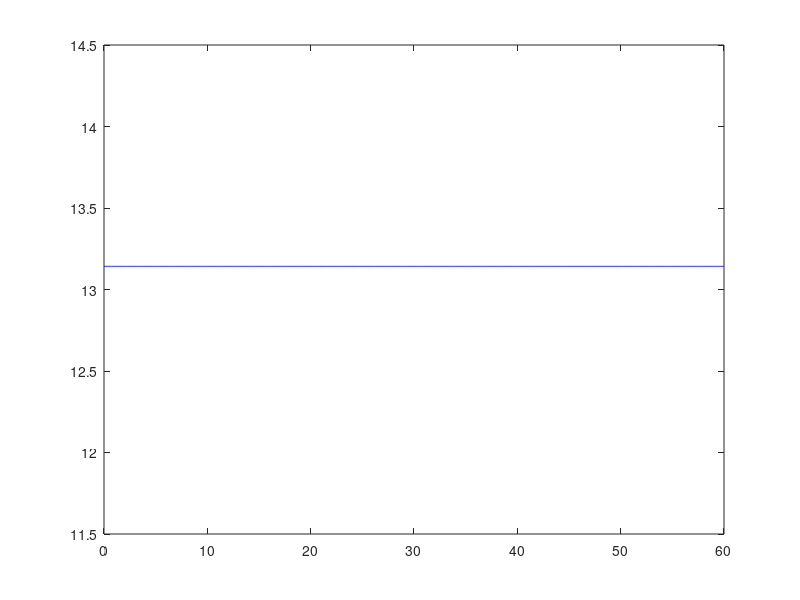
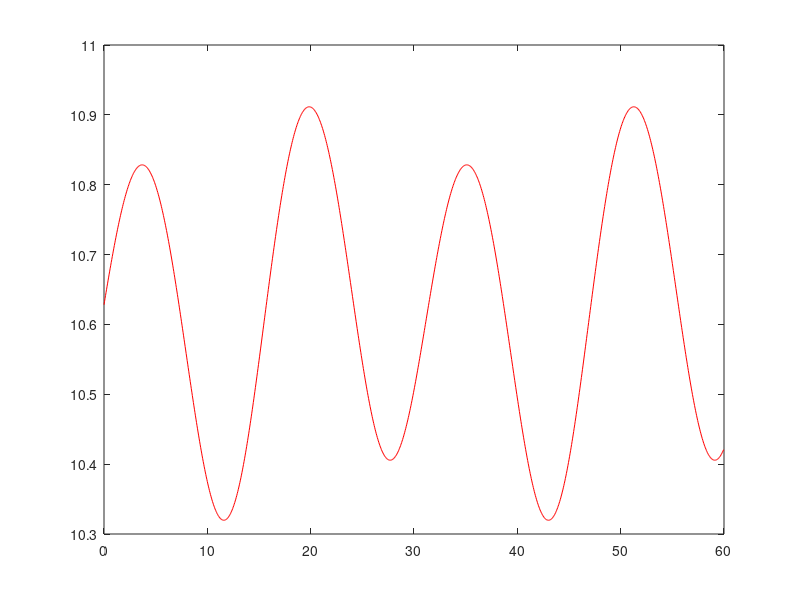
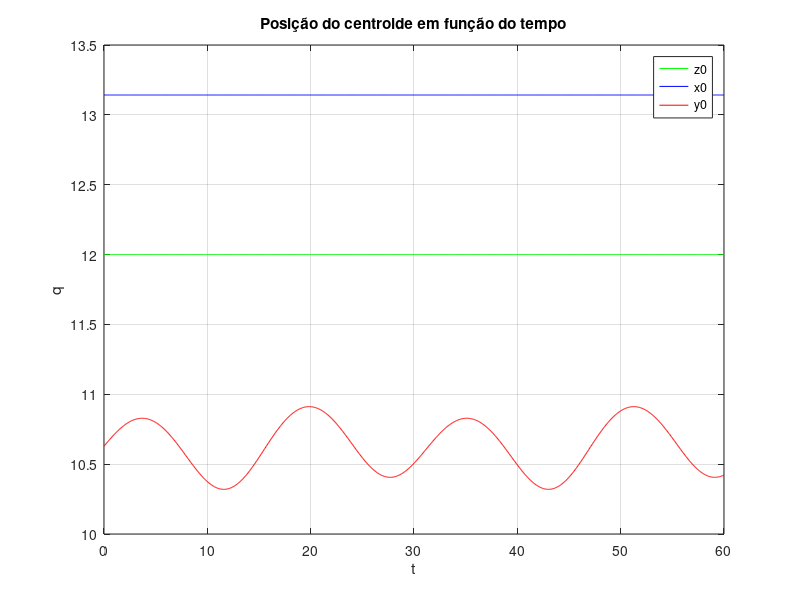

MATLAB code to generate these figures, in order:
clear
clc
close all
%definindo os parametros iniciais
%tamanho da pata
l1=8;
l2=5;
%medida da plataforma
d=16.8;
D=24;
%função motora 
wa=0.2;
wb=0.4;
wc=0.2;
wd=0.4;
we=0.2;
wf=0.4;
wg=0.2;
wh=0.4;
%posições iniciais estimadas
a=(-l1*cos(3*pi/5)+l2*cos(7*pi/20))*2+d;
b=D;
h=l2*sin(7*pi/20)+l1*sin(3*pi/5);
betha=pi/10;
%intervalo de tempo
dt = 0.05;
t = 0:dt:60;
%equações de restrição
phi = @(q,t) ([ 2*q(1) - cos(betha)*(l2*cos(q(7) + q(8)) + l1*cos(q(7))) - cos(betha)*(l2*cos(q(11) + q(12)) + l1*cos(q(11))) - d*cos(q(6))*cos(q(5));
                2*q(2) - l2*sin(q(7) + q(8)) - l2*sin(q(11) + q(12)) - l1*sin(q(7)) - l1*sin(q(11)) - d*(cos(q(4))*sin(q(6)) + cos(q(6))*sin(q(4))*sin(q(5)));
                2*q(3) - b - sin(betha)*(l2*cos(q(7) + q(8)) + l1*cos(q(7))) - sin(betha)*(l2*cos(q(11) + q(12)) + l1*cos(q(11))) - d*(sin(q(4))*sin(q(6)) - cos(q(4))*cos(q(6))*sin(q(5)));
                2*q(1) - 2*a - cos(betha)*(l2*cos(q(9) + q(10)) + l1*cos(q(9))) - cos(betha)*(l2*cos(q(13) + q(14)) + l1*cos(q(13))) + d*cos(q(6))*cos(q(5));
                2*q(2) - l2*sin(q(9) + q(10)) - l2*sin(q(13) + q(14)) - l1*sin(q(9)) - l1*sin(q(13)) + d*(cos(q(4))*sin(q(6)) + cos(q(6))*sin(q(4))*sin(q(5)));
                2*q(3) - b - sin(betha)*(l2*cos(q(9) + q(10)) + l1*cos(q(9))) - sin(betha)*(l2*cos(q(13) + q(14)) + l1*cos(q(13))) + d*(sin(q(4))*sin(q(6)) - cos(q(4))*cos(q(6))*sin(q(5)));
                q(7)-0.1*sin(wa*t)-3*pi/5; ...
                q(8)-0.1*sin(wb*t)+pi/4; ...
                q(9)+0.1*sin(wc*t)-2*pi/5; ...
                q(10)+0.1*sin(wd*t)-pi/4; ...
                q(11)-0.1*sin(we*t)-3*pi/5; ...
                q(12)-0.1*sin(wf*t)+pi/4; ...
                q(13)+0.1*sin(wg*t)-2*pi/5; ...
                q(14)+0.1*sin(wh*t)-pi/4]);

fiq = @(q,t) [2, 0, 0,                                                    0,            d*cos(q(6))*sin(q(5)),                                  d*cos(q(5))*sin(q(6)), cos(betha)*(l2*sin(q(7) + q(8)) + l1*sin(q(7))), l2*sin(q(7) + q(8))*cos(betha),                                                     0,                                  0, cos(betha)*(l2*sin(q(11) + q(12)) + l1*sin(q(11))), l2*sin(q(11) + q(12))*cos(betha),                                                     0,                                  0;
              0, 2, 0,  d*(sin(q(4))*sin(q(6)) - cos(q(4))*cos(q(6))*sin(q(5))), -d*cos(q(6))*cos(q(5))*sin(q(4)), -d*(cos(q(4))*cos(q(6)) - sin(q(4))*sin(q(6))*sin(q(5))),            - l2*cos(q(7) + q(8)) - l1*cos(q(7)),           -l2*cos(q(7) + q(8)),                                                     0,                                  0,            - l2*cos(q(11) + q(12)) - l1*cos(q(11)),           -l2*cos(q(11) + q(12)),                                                     0,                                  0;
              0, 0, 2, -d*(cos(q(4))*sin(q(6)) + cos(q(6))*sin(q(4))*sin(q(5))),  d*cos(q(4))*cos(q(6))*cos(q(5)), -d*(cos(q(6))*sin(q(4)) + cos(q(4))*sin(q(6))*sin(q(5))), sin(betha)*(l2*sin(q(7) + q(8)) + l1*sin(q(7))), l2*sin(q(7) + q(8))*sin(betha),                                                     0,                                  0, sin(betha)*(l2*sin(q(11) + q(12)) + l1*sin(q(11))), l2*sin(q(11) + q(12))*sin(betha),                                                     0,                                  0;
              2, 0, 0,                                                    0,           -d*cos(q(6))*sin(q(5)),                                 -d*cos(q(5))*sin(q(6)),                             0,                                  0,                    (l2*sin(q(9) + q(10))+l1*sin(q(9)))*cos(betha), l2*sin(q(9) + q(10))*cos(betha),                                                     0,                                  0, cos(betha)*(l2*sin(q(13) + q(14)) + l1*sin(q(13))), l2*sin(q(13) + q(14))*cos(betha);
              0, 2, 0, -d*(sin(q(4))*sin(q(6)) - cos(q(4))*cos(q(6))*sin(q(5))),  d*cos(q(6))*cos(q(5))*sin(q(4)),  d*(cos(q(4))*cos(q(6)) - sin(q(4))*sin(q(6))*sin(q(5))),                                                     0,                                  0,            - l2*cos(q(9) + q(10)) - l1*cos(q(9)),           -l2*cos(q(9) + q(10)),                                                     0,                                  0,            - l2*cos(q(13) + q(14)) - l1*cos(q(13)),           -l2*cos(q(13) + q(14));
              0, 0, 2,  d*(cos(q(4))*sin(q(6)) + cos(q(6))*sin(q(4))*sin(q(5))), -d*cos(q(4))*cos(q(6))*cos(q(5)),  d*(cos(q(6))*sin(q(4)) + cos(q(4))*sin(q(6))*sin(q(5))),                                                     0,                                  0, sin(betha)*(l2*sin(q(9) + q(10)) + l1*sin(q(9))), l2*sin(q(9) + q(10))*sin(betha),                                                     0,                                  0, sin(betha)*(l2*sin(q(13) + q(14)) + l1*sin(q(13))), l2*sin(q(13) + q(14))*sin(betha);
              0, 0, 0,                                                    0,                              0,                                                    0,                                                     1,                                  0,                                                     0,                                  0,                                                     0,                                  0,                                                     0,                                  0;
              0, 0, 0,                                                    0,                              0,                                                    0,                                                     0,                                  1,                                                     0,                                  0,                                                     0,                                  0,                                                     0,                                  0;
              0, 0, 0,                                                    0,                              0,                                                    0,                                                     0,                                  0,                                                     1,                                  0,                                                     0,                                  0,                                                     0,                                  0;
              0, 0, 0,                                                    0,                              0,                                                    0,                                                     0,                                  0,                                                     0,                                  1,                                                     0,                                  0,                                                     0,                                  0;
              0, 0, 0,                                                    0,                              0,                                                    0,                                                     0,                                  0,                                                     0,                                  0,                                                     1,                                  0,                                                     0,                                  0;
              0, 0, 0,                                                    0,                              0,                                                    0,                                                     0,                                  0,                                                     0,                                  0,                                                     0,                                  1,                                                     0,                                  0;
              0, 0, 0,                                                    0,                              0,                                                    0,                                                     0,                                  0,                                                     0,                                  0,                                                     0,                                  0,                                                     1,                                  0;
              0, 0, 0,                                                    0,                              0,                                                    0,                                                     0,                                  0,                                                     0,                                  0,                                                     0,                                  0,                                                     0,                                  1];
 


% v = @(q,t)[0;0;0;0;0;0;wa;wb;we;wf];
q = zeros(14,length(t));
q(:,1) = [13.1;12;12;0;0;0;3*pi/5;-pi/4;3*pi/5;-pi/4;3*pi/5;-pi/4;3*pi/5;-pi/4];
qp = zeros(14,length(t));
q2p = zeros(14,length(t));
deltaq = [0.1;0.1;0.1;0.1;0.1;0.1;0.1;0.1;0.1;0.1;0.1;0.1;0.1;0.1];
%calculando os vetores q, qp e q2p para cada instante de tempo
for i = 1:length(t)-1
    deltaq = [0.1;0.1;0.1;0.1;0.1;0.1;0.1;0.1;0.1;0.1;0.1;0.1;0.1;0.1];
    tolerance = 1e-10;
    while any(deltaq > tolerance) && any(abs(phi(q(:,i),t(i))) > tolerance)
        deltaq = -pinv(fiq(q(:,i),t(i)))*phi(q(:,i),t(i));
        q(:,i) = q(:,i) + deltaq;
    end
    t(i+1) = t(i) + dt;
    q(:,i+1) = q(:,i);
end
figure(1)
plot(t,q(1,:),'b-')
figure(2)
plot(t,q(2,:),'r')
figure(3)
plot(t,q(3,:),'g',t,q(1,:),'b-',t,q(2,:),'r')
xlabel('t');
ylabel('q');
title('Posição do centroide em função do tempo');
legend('z0', 'x0', 'y0', 'Location', 'Best');
grid on;